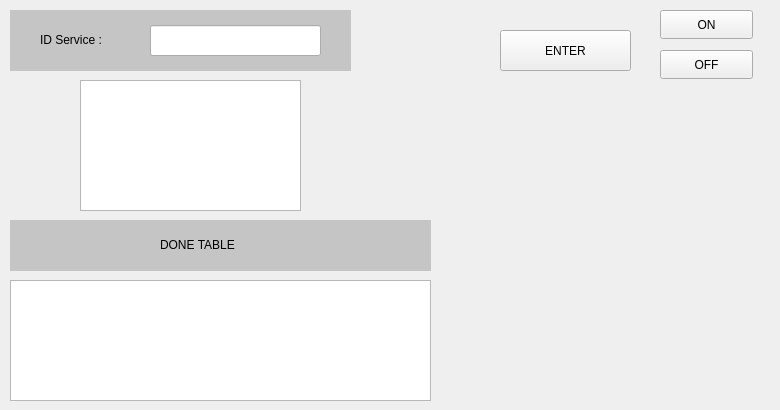
          <widget class="QWidget" name="permise">
           <widget class="QLabel" name="label_34">
            <property name="geometry">
             <rect>
              <x>10</x>
              <y>10</y>
              <width>341</width>
              <height>61</height>
             </rect>
            </property>
            <property name="styleSheet">
             <string notr="true">
background-color: rgb(197, 197, 197);</string>
            </property>
            <property name="text">
             <string/>
            </property>
           </widget>
           <widget class="QLabel" name="label_6">
            <property name="geometry">
             <rect>
              <x>40</x>
              <y>30</y>
              <width>91</width>
              <height>20</height>
             </rect>
            </property>
            <property name="styleSheet">
             <string notr="true">background-color: rgb(197, 197, 197);</string>
            </property>
            <property name="text">
             <string>ID Service :</string>
            </property>
           </widget>
           <widget class="QTableView" name="tableView_3">
            <property name="geometry">
             <rect>
              <x>80</x>
              <y>80</y>
              <width>221</width>
              <height>131</height>
             </rect>
            </property>
           </widget>
           <widget class="QWidget" name="progressWidget" native="true">
            <property name="geometry">
             <rect>
              <x>470</x>
              <y>100</y>
              <width>301</width>
              <height>281</height>
             </rect>
            </property>
           </widget>
           <widget class="QTableView" name="tableView_6">
            <property name="geometry">
             <rect>
              <x>10</x>
              <y>280</y>
              <width>421</width>
              <height>121</height>
             </rect>
            </property>
           </widget>
           <widget class="QLabel" name="label_35">
            <property name="geometry">
             <rect>
              <x>10</x>
              <y>220</y>
              <width>421</width>
              <height>51</height>
             </rect>
            </property>
            <property name="styleSheet">
             <string notr="true">
background-color: rgb(197, 197, 197);</string>
            </property>
            <property name="text">
             <string/>
            </property>
           </widget>
           <widget class="QLabel" name="label_36">
            <property name="geometry">
             <rect>
              <x>160</x>
              <y>229</y>
              <width>91</width>
              <height>31</height>
             </rect>
            </property>
            <property name="styleSheet">
             <string notr="true">background-color: rgb(197, 197, 197);</string>
            </property>
            <property name="text">
             <string>DONE TABLE</string>
            </property>
           </widget>
           <widget class="QPushButton" name="submitButton">
            <property name="geometry">
             <rect>
              <x>500</x>
              <y>30</y>
              <width>131</width>
              <height>41</height>
             </rect>
            </property>
            <property name="text">
             <string>ENTER</string>
            </property>
           </widget>
           <widget class="QPushButton" name="onButton">
            <property name="geometry">
             <rect>
              <x>660</x>
              <y>10</y>
              <width>93</width>
              <height>29</height>
             </rect>
            </property>
            <property name="text">
             <string>ON</string>
            </property>
           </widget>
           <widget class="QPushButton" name="offButton">
            <property name="geometry">
             <rect>
              <x>660</x>
              <y>50</y>
              <width>93</width>
              <height>29</height>
             </rect>
            </property>
            <property name="text">
             <string>OFF</string>
            </property>
           </widget>
           <widget class="QLineEdit" name="lineEdit_ss">
            <property name="geometry">
             <rect>
              <x>150</x>
              <y>25</y>
              <width>171</width>
              <height>31</height>
             </rect>
            </property>
           </widget>
          </widget>
